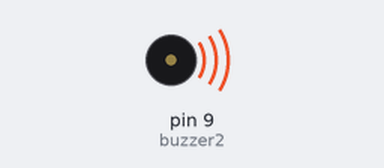
Bench run of a sketch on a simulated Arduino Uno, built with avr-gcc and run on an emulated ATmega328P. Shown: buzzer (waves = sounding).

Above: at 0.1 s.
Timing chart, 0 to 1.6 s (numbered marks = the images above):
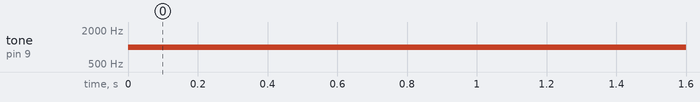

The sketch:

Buzzer.ino
```cpp
const int buzzer1 = 8;
const int buzzer2 = 9;
void setup() {
  pinMode (buzzer1, OUTPUT);
  pinMode (buzzer2 ,OUTPUT);
}
void loop() {
  tone(buzzer1, 1000);
  tone(buzzer2,1000);
//  delay(1000);
//  noTone(buzzer1);
//  delay(1000);

}
```

Measured:
- by itself, tone on pin 9 (buzzer2): silent → 1000 Hz at 0.00 s
